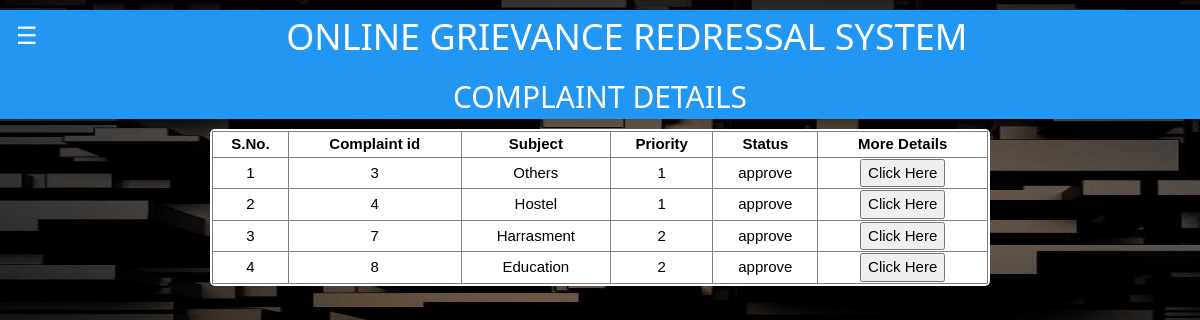
The page /acmpdet.php (signed in) on the database its author committed.
### tables this page shows
CREATE TABLE `complaint` (
  `cmpid` int(50) NOT NULL,
  `name` varchar(30) NOT NULL,
  `cdetails` text NOT NULL,
  `type` text NOT NULL,
  `ctype` text NOT NULL,
  `priority` text NOT NULL,
  `report` text NOT NULL,
  `remark` text NOT NULL,
  `feedback` text NOT NULL,
  `date` timestamp NOT NULL DEFAULT current_timestamp() ON UPDATE current_timestamp(),
  `admno` int(11) NOT NULL,
  `status` varchar(25) NOT NULL,
  `image` longblob DEFAULT NULL,
  `imgtype` varchar(1000) NOT NULL
);

### acmpdet.php (the view, shortened to what this page needs)
<!DOCTYPE html>
<html>
<link rel="stylesheet" href="extra.css">
<body>
<div class="w3-blue">
  <button class="w3-button w3-blue w3-xlarge w3-left" onclick="openLeftMenu()">&#9776;</button>
  <h1 style="text-align:center;">ONLINE GRIEVANCE REDRESSAL SYSTEM</h1>
  <h2 style="color:White; text-align:center">COMPLAINT DETAILS</h2>
</div>
<center>
<div style="background-color:White; border: 2px solid White; border-radius: 5px; width:65% " >
<table width="100%" border="1" style="border-collapse:collapse;">
<thead>
<tr>
<th><center>S.No.</center></th>
<th><center>Complaint id</center></th>
<th><center>Subject</center></th>
<th><center>Priority</center></th>
<th><center>Status</center></th>
<th><center>More Details</center></th>
</tr>
</thead>
<tbody>
<?php
require_once "config.php";
$count=1;
$sel_query="Select * from complaint where status = 'approve' or status ='processing' or status='closed' or status='reinstate' order by cmpid";
$result = mysqli_query($link,$sel_query);
while($row = mysqli_fetch_assoc($result)) { ?>
<tr><td align="center"><?php echo $count; ?></td>
<td align="center"><?php echo $row["cmpid"]; ?></td>
<td align="center"><?php echo $row["ctype"]; ?></td>
<td align="center"><?php echo $row["priority"]; ?></td>
<td align="center"><?php echo $row["status"]; ?></td>
<td align="center">
<a href="javascript:void(0);" onClick="popUpWindow('http://localhost/og/apdetails.php?uid=<?php echo htmlentities($row['cmpid']);?>');" title="Details">
<button type="button" class="btn btn-primary">Click Here</button></a>
</td>
</tr>
<?php $count++; } ?>
</tbody>
</table>
</div>
</center>
</body>
</html>

### extra.css (style rules this page uses)
html { box-sizing:border-box }
*,*:before,*:after { box-sizing:inherit }
html { -ms-text-size-adjust:100%;-webkit-text-size-adjust:100% }
body { margin:0 }
a { background-color:transparent }
button,input,select,textarea,optgroup { font:inherit;margin:0 }
button,input { overflow:visible }
button,select { text-transform:none }
button,[type=button],[type=reset],[type=submit] { -webkit-appearance:button }
html,body { font-family:Verdana,sans-serif;font-size:15px;line-height:1.5 }
html { overflow-x:hidden }
h1 { font-size:36px }
h2 { font-size:30px }
h1,h2,h3,h4,h5,h6 { font-family:"Segoe UI",Arial,sans-serif;font-weight:400;margin:10px 0 }
a { color:inherit }
.w3-btn,.w3-button { border:none;display:inline-block;padding:8px 16px;vertical-align:middle;overflow:hidden;text-decoration:none;color:inherit;background-color:inherit;text-align:center;cursor:pointer;white-space:nowrap }
.w3-btn,.w3-button { -webkit-touch-callout:none;-webkit-user-select:none;-khtml-user-select:none;-moz-user-select:none;-ms-user-select:none;user-select:none }
.w3-xlarge { font-size:24px!important }
.w3-left { float:left!important }
.w3-blue,.w3-hover-blue:hover { color:#fff!important;background-color:#2196F3!important }

### acmpdet.php (style rules this page uses)
body { background-image:url('stked.jpeg'); background-attachment:fixed; background-size:100% 100%; }

### rows shown on the page
complaint: cmpid "3", ctype "Others", priority "1", status "approve"
complaint: cmpid "4", ctype "Hostel", priority "1", status "approve"
complaint: cmpid "7", ctype "Harrasment", priority "2", status "approve"
complaint: cmpid "8", ctype "Education", priority "2", status "approve"
